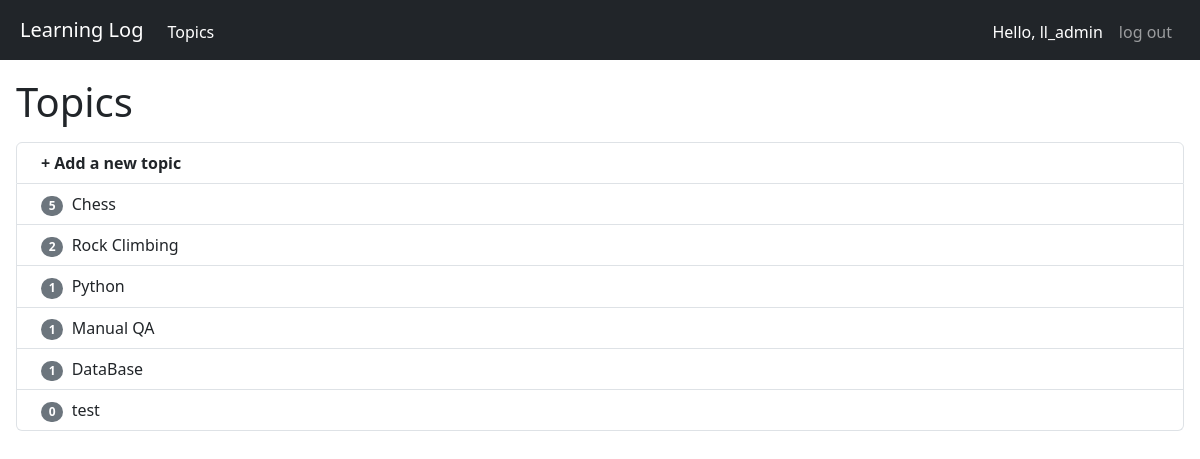
Page /topics/ (signed in) on the earlier database version.
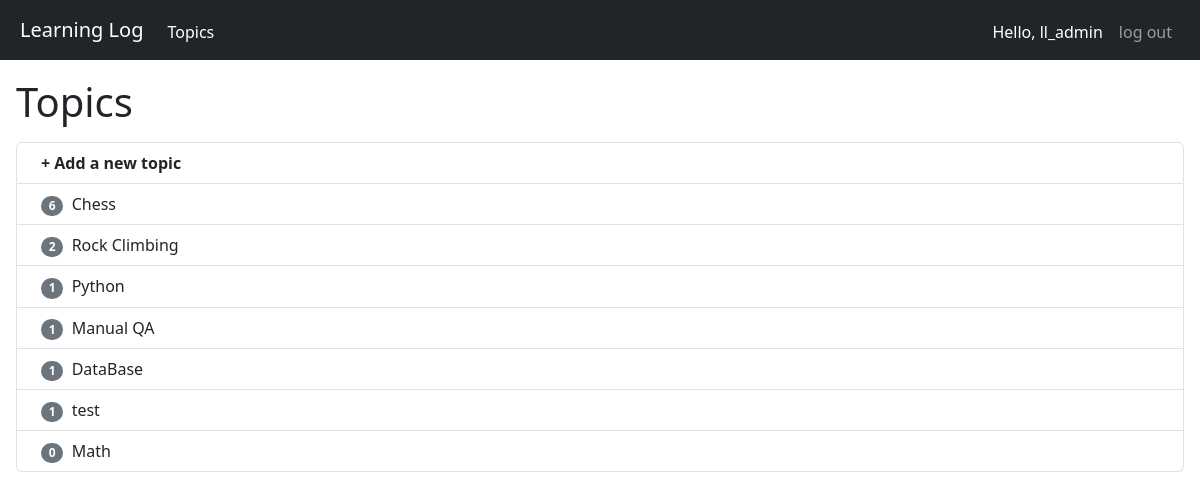
Same page on the later database version.
### learning_logs/models.py (models this page shows, shortened)
class Topic(models.Model):
    text = models.CharField(max_length=200)
    date_added = models.DateTimeField(auto_now_add=True)
    owner = models.ForeignKey(User, models.CASCADE)
    def __str__(self):
        return self.text

class Entry(models.Model):
    topic = models.ForeignKey(Topic, models.CASCADE)
    text = models.TextField()
    date_added = models.DateTimeField(auto_now_add=True)
    class Meta:
        verbose_name_plural = 'entries'

### learning_logs/views.py (the view)
# urls.py: path('topics/', views.topics, name='topics'),
@login_required
def topics(request):
    topics = Topic.objects.filter(owner=request.user).order_by('date_added')
    context = {'topics': topics}
    return render(request, 'learning_logs/topics.html', context)

### learning_logs/templates/learning_logs/topics.html
{% extends "learning_logs/base.html" %}
{% block header %}
  <h1>Topics</h1>
{% endblock header %}
{% block content %}
  <div class="list-group py-2">
    <a class="list-group-item btn-secondary px-4"
       href="{% url 'learning_logs:new_topic' %}">
      <b>+ Add a new topic</b>
    </a>
    {% for topic in topics %}
      <a class="list-group-item list-group-item-action px-4"
         href="{% url 'learning_logs:topic' topic.id %}">
        <span class="badge bg-secondary rounded-pill">
          {{ topic.entry_set.all|length }}
        </span>
        <span class="px-1">{{ topic }}</span>
      </a>
    {% empty %}
      <p class="list-group-item fs-5">No topics have been added yet</p>
    {% endfor %}
  </div>
{% endblock content %}

### learning_logs/templates/learning_logs/base.html (shortened to what this page needs)
{% load bootstrap5 %}
<html lang="en">
<head>
  {% bootstrap_css %}
</head>
<body>
  <nav class="navbar sticky-top navbar-expand-sm px-2 navbar-dark bg-dark">
    <div class="container-fluid">
      <a class="navbar-brand" href="{% url 'learning_logs:index' %}">
        Learning Log
      </a>
      <div class="collapse navbar-collapse mb-0 mt-1 mb-lg-0" id="navbarNav">
        <div class="navbar-nav me-auto">
          <a class="nav-link active" aria-current="page"
             href="{% url 'learning_logs:topics' %}">
            Topics
          </a>
        </div>
        <div class="navbar-nav">
          {% if user.is_authenticated %}
            <a class="nav-link active">Hello, {{ user.username }}</a>
            <a class="nav-link" aria-current="page"
               href="{% url 'users:logout' %}">log out</a>
          {% else %}
            <a class="nav-link" aria-current="page"
               href="{% url 'users:login' %}">log in</a>
            <a class="nav-link" aria-current="page"
               href="{% url 'users:register' %}">register</a>
          {% endif %}
        </div>
      </div>
    </div>
  </nav>
  <div class="container-fluid px-3" style="margin-top:1.5%">
    <div class="page-header">
      {% block header %}{% endblock header %}
    </div>
    <div>
      {% block content%}{% endblock content%}
    </div>
  </div>
</body>
</html>

Differences in the rows shown:
computed for Topic "Chess": entry_set.all|length "5" → "6"
computed for Topic "test": entry_set.all|length "0" → "1"
added Topic: entry_set.all|length "0", text "Math"
